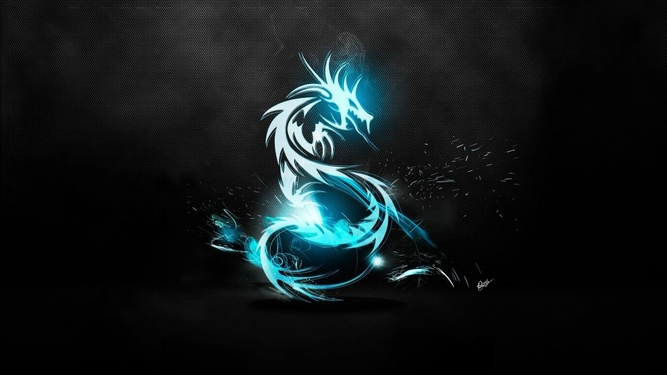
#> input picture Modules/OpenCV/dragon.jpg, 667 x 375 px, shrunk from 1280 x 720 before the run, found by its file name
$ python 9plotcv.py
#> lines starting #> are read from the running program, lines starting #| are printed output that depends on the picture
import matplotlib.pyplot as plt
import cv2

image = plt.imread('C:\\Users\\ashua\\OneDrive\\Desktop\\Coding\\Python\\Modules\\OpenCV\\dragon.jpg')
#> image is the input picture: shape (375, 667, 3); mean R, G, B 18.6, 25.3, 26.4
plt.imshow(image)
plt.show()

plt.hist(image.ravel(),bins=30,ec='k')
plt.show()
#> figure, not shown here; tallest bar 384991 high, from x = 0 to 8.5


image = plt.imread('C:\\Users\\ashua\\OneDrive\\Desktop\\Coding\\Python\\Modules\\OpenCV\\cat.jpg')
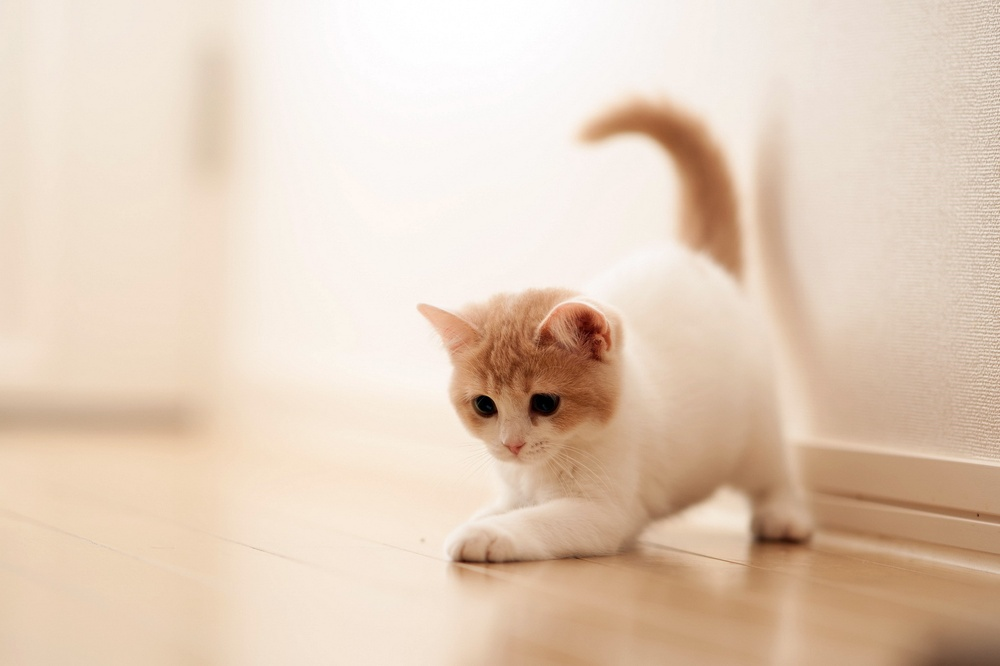
#> input picture Modules/OpenCV/cat.jpg, 1000 x 666 px, shrunk from 1920 x 1279 before the run, found by its file name
#> image is the input picture: shape (666, 1000, 3); mean R, G, B 227.3, 206, 186.8
plt.imshow(image)
plt.show()

plt.hist(image.ravel(),bins=70,ec='k')
plt.show()
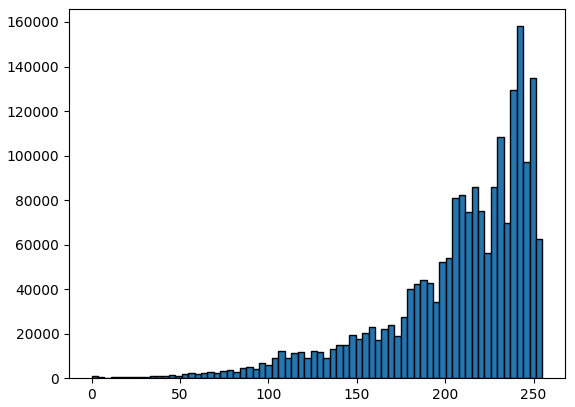
#> figure drawn by matplotlib, 1 panel; tallest bar 158105 high, from x = 240.4 to 244.1


image = plt.imread('C:\\Users\\ashua\\OneDrive\\Desktop\\Coding\\Python\\Modules\\OpenCV\\jungle.jpg')
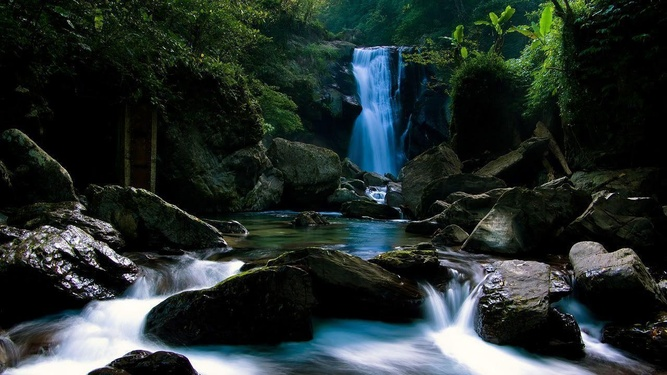
#> input picture Modules/OpenCV/jungle.jpg, 667 x 375 px, shrunk from 1280 x 720 before the run, found by its file name
#> image is the input picture: shape (375, 667, 3); mean R, G, B 37.2, 47.3, 45.2
plt.imshow(image)
plt.show()

plt.hist(image.ravel(),fc='k')
plt.show()
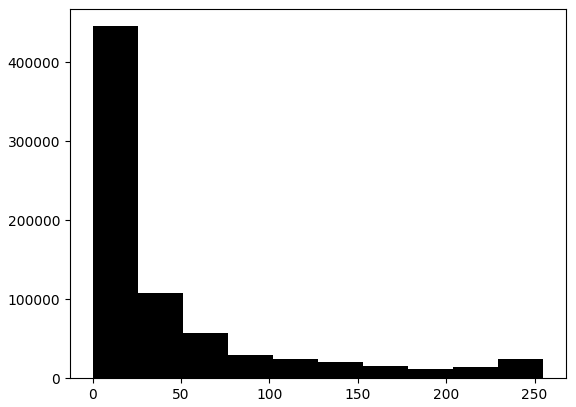
#> figure drawn by matplotlib, 1 panel; tallest bar 445891 high, from x = 0 to 25.5

image = plt.imread('C:\\Users\\ashua\\OneDrive\\Desktop\\Coding\\Python\\Modules\\OpenCV\\mountain.jpg')
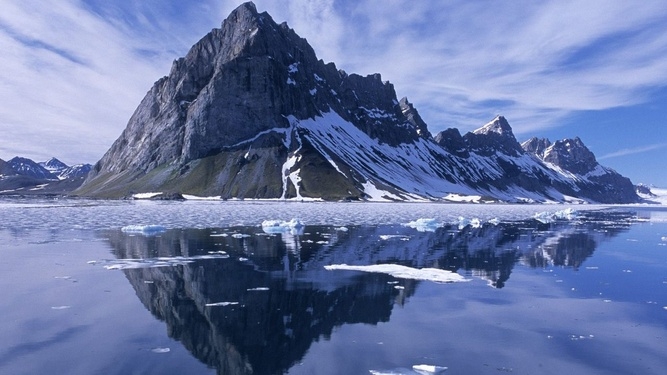
#> input picture Modules/OpenCV/mountain.jpg, 667 x 375 px, shrunk from 1280 x 720 before the run, found by its file name
#> image is the input picture: shape (375, 667, 3); mean R, G, B 104.7, 120.2, 165.9
plt.imshow(image)
plt.show()

plt.hist(image.ravel(),bins=256)
plt.show()
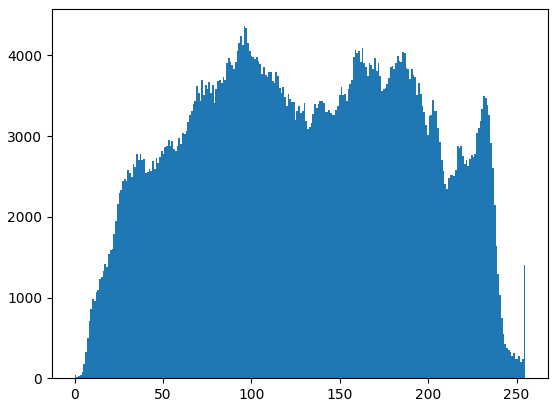
#> figure drawn by matplotlib, 1 panel; tallest bar 4362 high, from x = 95.62 to 96.62

hist = cv2.calcHist([image], [0], None, [256], [0,256])
#> hist = 256 values, max 2244 at index 96, min 11 at index 255, mean 977.1
plt.plot(hist)
plt.show()
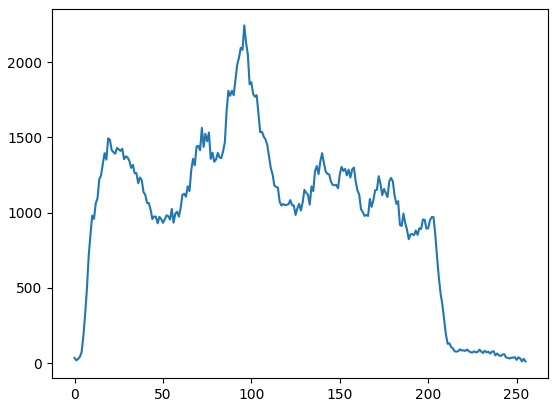
#> figure drawn by matplotlib, 1 panel; curve peaks at x = 96, y = 2244
